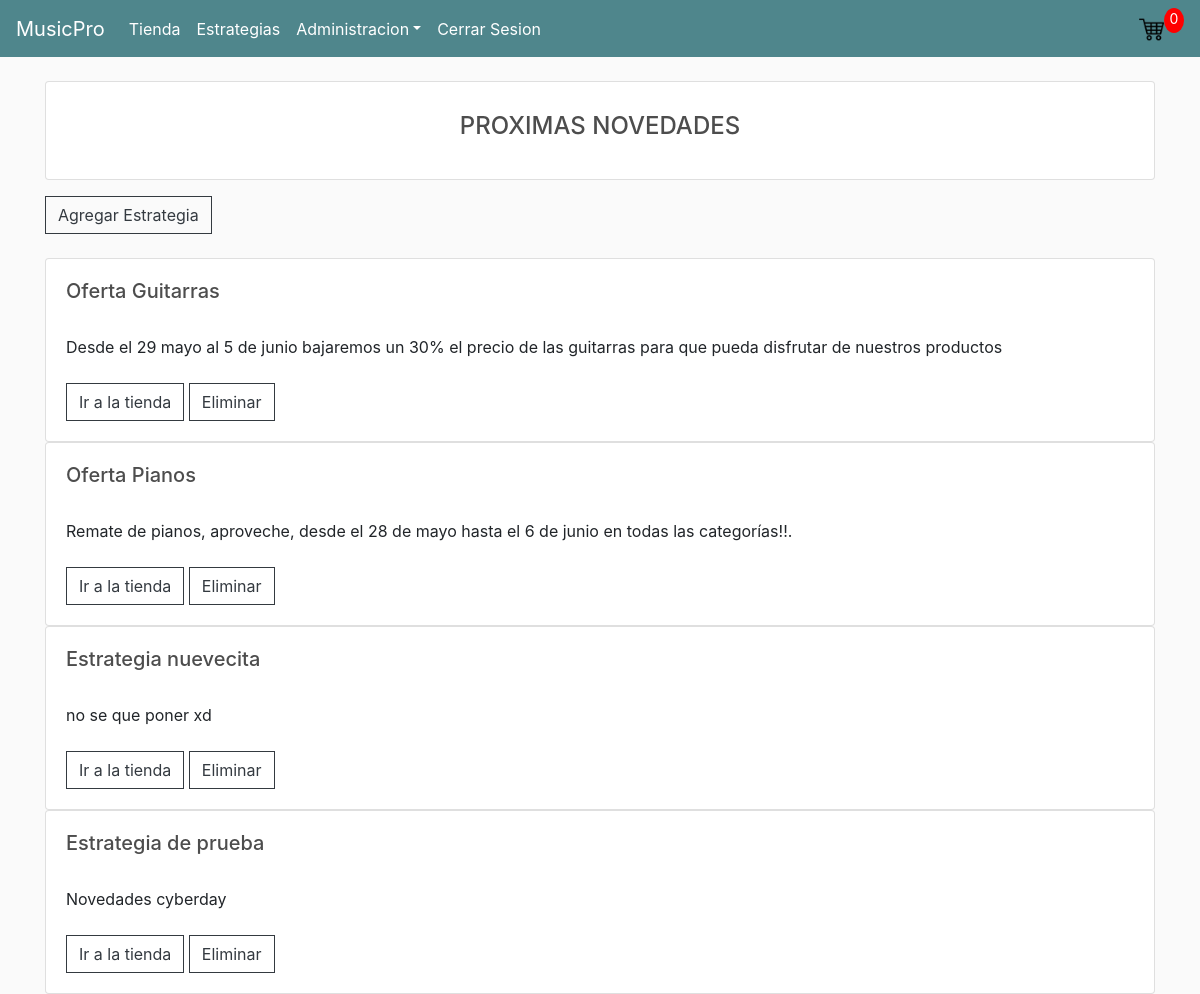
The page /estrategias/ (signed in) on the database its author committed.
### TiendaMPRO/models.py (models this page shows, shortened)
class EstrategiaDeVenta(models.Model):
    titulo = models.CharField(max_length=200)
    estrategia = models.TextField(max_length=1500,null=True,blank=True)
    fecha_creacion_modificacion = models.DateTimeField(default=timezone.now)

### TiendaMPRO/views.py (the view)
# urls.py: path('estrategias/', views.Estrategia, name='estrategias'),
def Estrategia(request):
    estrategias = EstrategiaDeVenta.objects.all()
    if request.user.is_authenticated:
        customer = request.user
        order, created = OrdenDeCompra.objects.get_or_create(customer=customer, complete=False)
        itemsCarrito = order.get_carro_productos
    else:
        order= {'get_total_carro': 0, 'get_carro_productos': 0}
        itemsCarrito = order['get_carro_productos']
    context ={'itemsCarrito' : itemsCarrito, 'est': estrategias}
    return render(request, 'TiendaMPRO/estrategias.html', context)

### TiendaMPRO/models.py (called while the page is built)
    def __str__(self):
        return f'{self.nombre}'

    @property
    def is_staff(self):
        return self.usuario_admin

    @property
    def get_carro_productos(self):
        orderitems = self.productopedido_set.all()
        total = sum ([item.cantidad for item in orderitems])
        return total

### TiendaMPRO/templates/TiendaMPRO/estrategias.html
{% extends 'TiendaMPRO/main.html' %}
{% load static %}
{% block content %}
<div>
    <br>
    <div class="card blockquote text-center" >
        <br>
        <h4>PROXIMAS NOVEDADES</h4>
        <br>
    </div>
    {% if user.is_staff %}
        <a  class="btn btn-outline-dark" href="{% url 'addEstrategia' %}">Agregar Estrategia</a>
    {% endif %}
    <br>
    <br>
        {% for e in est %}
        <div class="card">
            <div class="card-body">
                <h5 class="display-5 ">{{e.titulo}}</h5>
                <br>
                {{e.estrategia}}
                <br>
                <br>
                <a  class="btn btn-outline-dark" href="{% url 'store' %}">Ir a la tienda</a>
                {% if user.is_staff %}
                    <a  class="btn btn-outline-dark" href="#">Eliminar</a>
                {% endif %}
            </div>
        </div>
        {% endfor %}
</div>
{% endblock %}

### TiendaMPRO/static/css/main.css (style rules this page uses)
body { background-color: hsl(0, 0%, 98%); }
h1,h2,h3,h4,h5,h6 { color:hsl(0, 0%, 30%); }
.btn { border-radius: 0; }

### rows shown on the page
EstrategiaDeVenta: titulo "Oferta Guitarras", estrategia "Desde el 29 mayo al 5 de junio bajaremos un 30% el precio de las guitarras para que pueda disfrutar de nuestros productos"
EstrategiaDeVenta: titulo "Oferta Pianos", estrategia "Remate de pianos, aproveche, desde el 28 de mayo hasta el 6 de junio en todas las categorías!!."
EstrategiaDeVenta: titulo "Estrategia nuevecita", estrategia "no se que poner xd"
EstrategiaDeVenta: titulo "Estrategia de prueba", estrategia "Novedades cyberday"

### other values the page prints
{{ itemsCarrito }} "0"
